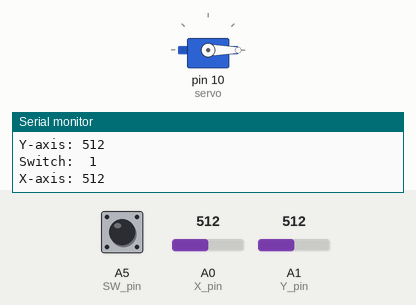
This sketch was run on a simulated Arduino Uno, built with avr-gcc and run on an emulated ATmega328P. On the bench: servo, the last lines printed to the serial monitor. Inputs (shaded band) come from the test bench; at power-on: A1 (Y_pin) = 512, A0 (X_pin) = 512, A5 (SW_pin) HIGH.

Above: at 1.2 s.
1.3 s: A1 (Y_pin) set to 502
At 1.8 s:
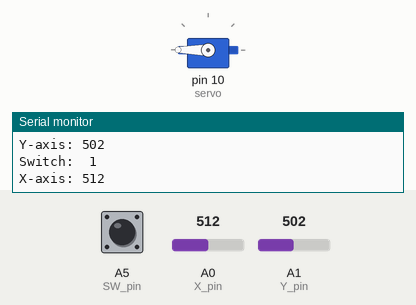
2.8 s: A0 (X_pin) set to 11
5.8 s: A0 (X_pin) set to 8
7.3 s: A1 (Y_pin) set to 522
At 8.7 s:
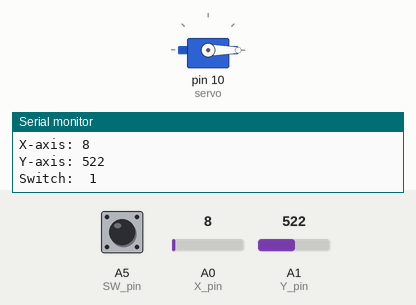
10.3 s: A1 (Y_pin) set to 511
At 10.7 s:
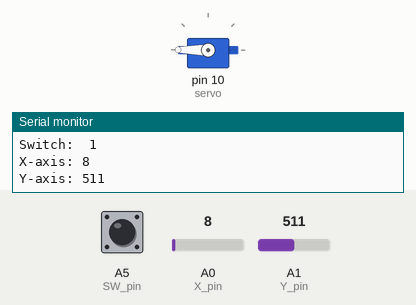
Timing chart, 0 to 13.3 s (numbered marks = the images above; inputs shaded):
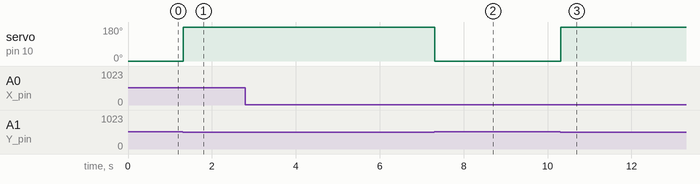

Measured:
- the behaviour switches between 512 and 511 on A1 (Y_pin) (found by bisection; images 0 and 1)
- after the input at 1.3 s, servo on pin 10 (servo): 0° → 180° at once
- after the input at 7.3 s, servo on pin 10 (servo): 180° → 0° at once
- after the input at 10.3 s, servo on pin 10 (servo): 0° → 180° at once

The sketch:

sketch_jan03e_joystick___servo.ino
```cpp
/* joystick + servo */

#include <Servo.h> //используем библиотеку для работы с сервоприводом

Servo servo; //объявляем переменную servo типа Servo

// Arduino pin numbers
const int SW_pin = A5; // digital pin connected to switch output
const int X_pin = 0; // analog pin connected to X output
const int Y_pin = 1; // analog pin connected to Y output
//const int SW_pin = A5; // digital pin connected to switch output

void setup() {
  servo.attach(10); // привязываем привод к порту 10

  pinMode(SW_pin, INPUT);
  digitalWrite(SW_pin, HIGH);
  Serial.begin(9600);
}

void loop() {
//  servo.write(0); //ставим вал под 0
//  delay(1000); //ждем 2 секунды
//  servo.write(180); //ставим вал под 180
//  delay(1000); //ждем 2 секунды
//  servo.write(90); //ставим вал под 0
  if (analogRead(Y_pin) >= 512) {
    servo.write(0); //ставим вал под 0
//    delay(1000); //ждем 2 секунды
  } else {
    servo.write(180); //ставим вал под 180
//    delay(1000); //ждем 2 секунды
  }
  Serial.print("Switch:  ");
  Serial.print(digitalRead(SW_pin));
  Serial.print("\n");
  Serial.print("X-axis: ");
  Serial.print(analogRead(X_pin));
  Serial.print("\n");
  Serial.print("Y-axis: ");
  Serial.println(analogRead(Y_pin));
  Serial.print("\n\n");


//  delay(500);

}
```
